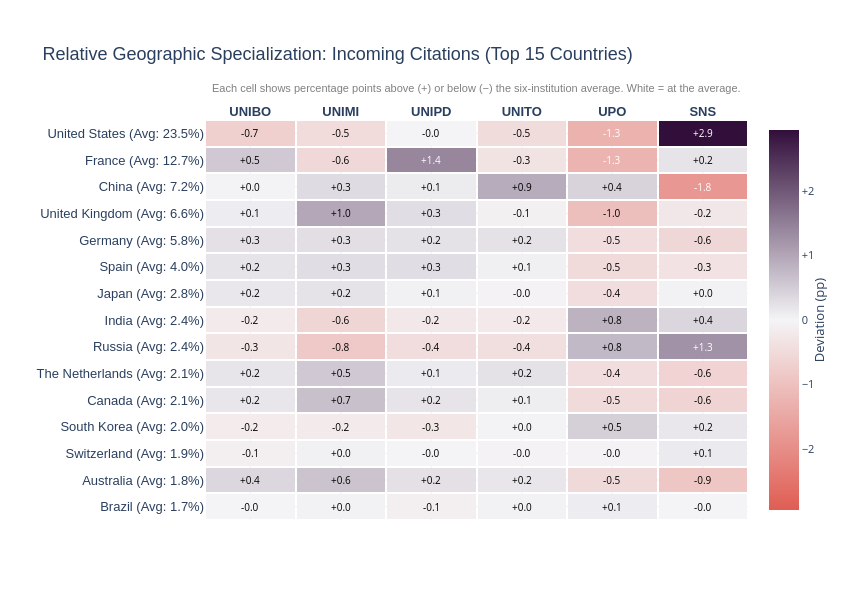
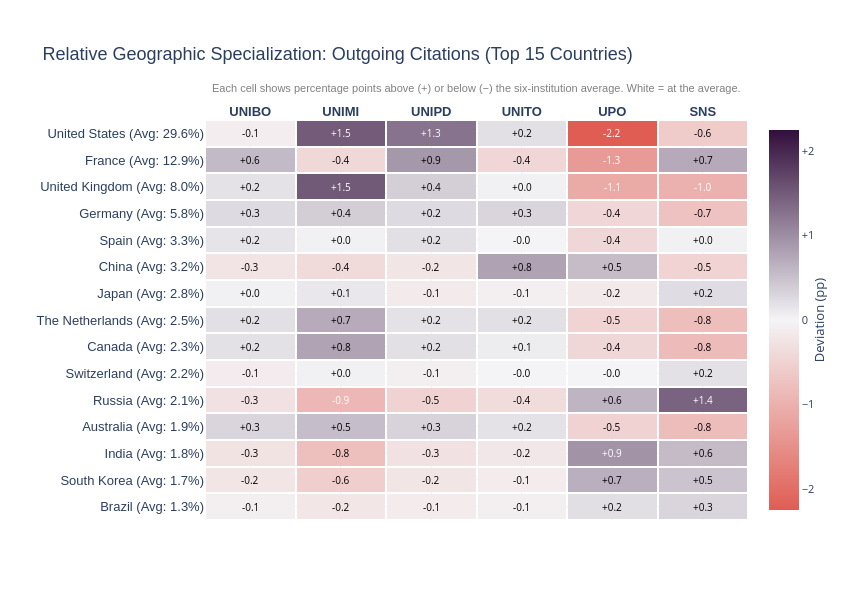

The cell these charts' notebook holds for them, in order:
### Markdown cell above
### 2c. Cross-Institutional Comparison - Relative Specialization Heatmaps

As stated before, the stacked bar charts confirm broad integration into global networks, but they mask the institution-specific specializations that differentiate the research profiles of the six Italian institutions.

Moving beyond raw volume, we compare all six institutions using a Relative Specialization Heatmap. By calculating each institution's deviation from the group mean (in percentage points), we mathematically subtract the macro-level dominance of the US/EU core.

The resulting color matrix isolates unique institutional "fingerprints" - showing exactly where a specific university over-indexes (dark purple) or under-indexes (dark gold) geographically compared to its Italian peers.

### Code cell
def plot_heatmap(direction, title, top_n=15):
    all_data = []

    for inst in INSTITUTIONS:
        # Use the shared loader with cleaning pipeline
        df = load_country_data(inst, direction)
        df = df[df["country_code"] != "IT"]
        all_data.append(df)

    combined_df = pd.concat(all_data, ignore_index=True)

    # Calculate true proportions before filtering countries
    totals = combined_df.groupby("institution")["count"].transform("sum")
    combined_df["Proportion"] = (combined_df["count"] / totals) * 100

    # Identify Top N countries overall
    top_countries = (combined_df.groupby("country_name")["count"]
                     .sum()
                     .nlargest(top_n)
                     .index)

    # Filter data and pivot
    heatmap_df = combined_df[combined_df["country_name"].isin(top_countries)].copy()
    pivot_df = (heatmap_df.pivot(index="country_name", columns="institution", values="Proportion")
                .fillna(0))
    pivot_df = pivot_df[INSTITUTIONS]

    # Calculate Average and Deviation
    pivot_df["Average"] = pivot_df.mean(axis=1)
    deviation_df = pivot_df[INSTITUTIONS].sub(pivot_df["Average"], axis=0)

    deviation_df["Average"] = pivot_df["Average"]
    deviation_df = deviation_df.sort_values(by="Average", ascending=True)

    averages = deviation_df["Average"].values
    countries = deviation_df.index.tolist()

    y_labels_with_avg = [f"{country} (Avg: {avg:.1f}%)"
                         for country, avg in zip(countries, averages)]

    true_proportions = deviation_df[INSTITUTIONS].values + averages[:, None]

    deviation_df = deviation_df.drop(columns=["Average"])

    # --- EXPORT DATA FOR THE WEBSITE ---
    export_data = {
        "title": title,
        "categoriesX": list(deviation_df.columns),
        "categoriesY": y_labels_with_avg,
        "deviations": deviation_df.values.tolist(),
        "trueProportions": true_proportions.tolist(),
        "countries": countries
    }
    
    # Create the directory if it doesn't exist
    out_dir = "../../website/assets/visualizations/heatmap"
    os.makedirs(out_dir, exist_ok=True)
    
    # Save a separate file for incoming and outgoing
    with open(f"{out_dir}/heatmap_{direction}.json", "w") as f:
        json.dump(export_data, f, indent=4)
    # -----------------------------------------------------

    custom_colorscale = [
        [0.0, "#E05D53"],  # Under-indexing
        [0.5, "#F4F4F6"],  # Average
        [1.0, "#320E3B"]   # Over-indexing
    ]

    vmax = np.abs(deviation_df.values).max()

    fig = go.Figure(data=go.Heatmap(
        z=np.round(deviation_df.values, 2),  
        x=deviation_df.columns,
        y=y_labels_with_avg,
        customdata=true_proportions[..., np.newaxis],
        colorscale=custom_colorscale,
        zmin=-vmax,
        zmax=vmax,
        zmid=0,
        hovertemplate=(
            "<b>Institution:</b> %{x}<br>" +
            "<b>Country:</b> %{y}<br>" +
            "<b>Deviation from Avg:</b> %{z:+.1f} pp<br>" +
            "<b>True Proportion:</b> %{customdata[0]:.1f}%<br>" +
            "<extra></extra>"
        ),
        colorbar=dict(
            title="Deviation (pp)",
            title_side="right",
            tickvals=[-2, -1, 0, 1, 2],
            ticktext=["−2", "−1", "0", "+1", "+2"],
            tickfont=dict(size=11)
            ),
        xgap=2,
        ygap=2
    ))

    fig.update_layout(
        title=dict(text=title, font=dict(size=18, family="Arial, sans-serif")),
        template="plotly_white",
        xaxis=dict(title="", tickfont=dict(size=13, weight="bold", family="Arial, sans-serif"), side="top", tickangle=0),
        yaxis=dict(title="", tickfont=dict(size=13, family="Arial, sans-serif"), ticklabelposition="outside right"),
        width=850,
        height=600,
        margin=dict(t=120, l=180)
    )

    annotations = []
    for i, row in enumerate(deviation_df.values):
        for j, val in enumerate(row):
            text_color = "white" if abs(val) > (vmax * 0.4) else "black"
            annotations.append(dict(
                x=deviation_df.columns[j],
                y=y_labels_with_avg[i],
                text=f"{val:+.1f}",
                font=dict(color=text_color, size=10),
                showarrow=False
            ))

    # Add subtitle explaining how to read the chart
    annotations.append(dict(
        x=0.5,
        y=1.06,
        xref="paper",
        yref="paper",
        text="Each cell shows percentage points above (+) or below (−) the six-institution average. White = at the average.",
        showarrow=False,
        font=dict(size=11, color="gray", family="Arial, sans-serif"),
        xanchor="center",
        yanchor="bottom"
    ))

    fig.update_layout(annotations=annotations)
    fig.show() 


# incoming
plot_heatmap(
    direction="incoming",
    title="Relative Geographic Specialization: Incoming Citations (Top 15 Countries)"
)

# outgoing
plot_heatmap(
    direction="outgoing",
    title="Relative Geographic Specialization: Outgoing Citations (Top 15 Countries)"
)

### Figure 1 — Plotly figure (JSON) as saved in the notebook; plotly's stock layout.template omitted (floating-point values rounded to 4 significant figures)
{"data": [{"colorbar": {"tickfont": {"size": 11}, "ticktext": ["−2", "−1", "0", "+1", "+2"], "tickvals": [-2, -1, 0, 1, 2], "title": {"side": "right", "text": "Deviation (pp)"}}, "colorscale": [[0, "#E05D53"], [0.5, "#F4F4F6"], [1, "#320E3B"]], "customdata": [[1.683, 1.738, 1.587, 1.732, 1.808, 1.69], [2.214, 2.469, 2.092, 2.021, 1.311, 0.9604], [1.797, 1.933, 1.86, 1.847, 1.855, 2.01], [1.844, 1.83, 1.747, 2.031, 2.496, 2.194], [2.264, 2.75, 2.276, 2.175, 1.568, 1.453], [2.275, 2.63, 2.214, 2.309, 1.635, 1.434], [2.05, 1.514, 1.908, 1.928, 3.119, 3.61], [2.179, 1.772, 2.145, 2.161, 3.221, 2.748], [2.978, 3.029, 2.859, 2.769, 2.367, 2.839], [4.227, 4.301, 4.301, 4.074, 3.517, 3.664], [6.029, 6.055, 6.016, 6.02, 5.326, 5.22], [6.651, 7.531, 6.84, 6.476, 5.518, 6.309], [7.255, 7.562, 7.369, 8.166, 7.677, 5.439], [13.24, 12.14, 14.1, 12.36, 11.44, 12.89], [22.76, 22.99, 23.45, 23.01, 22.18, 26.41]], "hovertemplate": "<b>Institution:</b> %{x}<br><b>Country:</b> %{y}<br><b>Deviation from Avg:</b> %{z:+.1f} pp<br><b>True Proportion:</b> %{customdata[0]:.1f}%<br><extra></extra>", "type": "heatmap", "x": ["UNIBO", "UNIMI", "UNIPD", "UNITO", "UPO", "SNS"], "xgap": 2, "y": ["Brazil (Avg: 1.7%)", "Australia (Avg: 1.8%)", "Switzerland (Avg: 1.9%)", "South Korea (Avg: 2.0%)", "Canada (Avg: 2.1%)", "The Netherlands (Avg: 2.1%)", "Russia (Avg: 2.4%)", "India (Avg: 2.4%)", "Japan (Avg: 2.8%)", "Spain (Avg: 4.0%)", "Germany (Avg: 5.8%)", "United Kingdom (Avg: 6.6%)", "China (Avg: 7.2%)", "France (Avg: 12.7%)", "United States (Avg: 23.5%)"], "ygap": 2, "z": [[-0.02, 0.03, -0.12, 0.03, 0.1, -0.02], [0.37, 0.62, 0.25, 0.18, -0.53, -0.88], [-0.09, 0.05, -0.02, -0.04, -0.03, 0.13], [-0.18, -0.19, -0.28, 0.01, 0.47, 0.17], [0.18, 0.67, 0.2, 0.09, -0.51, -0.63], [0.19, 0.55, 0.13, 0.23, -0.45, -0.65], [-0.3, -0.84, -0.45, -0.43, 0.76, 1.25], [-0.19, -0.6, -0.23, -0.21, 0.85, 0.38], [0.17, 0.22, 0.05, -0.04, -0.44, 0.03], [0.21, 0.29, 0.29, 0.06, -0.5, -0.35], [0.25, 0.28, 0.24, 0.24, -0.45, -0.56], [0.1, 0.98, 0.29, -0.08, -1.04, -0.25], [0.01, 0.32, 0.12, 0.92, 0.43, -1.81], [0.55, -0.55, 1.4, -0.34, -1.25, 0.2], [-0.7, -0.48, -0.02, -0.46, -1.29, 2.94]], "zmax": 2.94, "zmid": 0, "zmin": -2.94}], "layout": {"annotations": [{"font": {"color": "black", "size": 10}, "showarrow": false, "text": "-0.0", "x": "UNIBO", "y": "Brazil (Avg: 1.7%)"}, {"font": {"color": "black", "size": 10}, "showarrow": false, "text": "+0.0", "x": "UNIMI", "y": "Brazil (Avg: 1.7%)"}, {"font": {"color": "black", "size": 10}, "showarrow": false, "text": "-0.1", "x": "UNIPD", "y": "Brazil (Avg: 1.7%)"}, {"font": {"color": "black", "size": 10}, "showarrow": false, "text": "+0.0", "x": "UNITO", "y": "Brazil (Avg: 1.7%)"}, {"font": {"color": "black", "size": 10}, "showarrow": false, "text": "+0.1", "x": "UPO", "y": "Brazil (Avg: 1.7%)"}, {"font": {"color": "black", "size": 10}, "showarrow": false, "text": "-0.0", "x": "SNS", "y": "Brazil (Avg: 1.7%)"}, {"font": {"color": "black", "size": 10}, "showarrow": false, "text": "+0.4", "x": "UNIBO", "y": "Australia (Avg: 1.8%)"}, {"font": {"color": "black", "size": 10}, "showarrow": false, "text": "+0.6", "x": "UNIMI", "y": "Australia (Avg: 1.8%)"}, {"font": {"color": "black", "size": 10}, "showarrow": false, "text": "+0.2", "x": "UNIPD", "y": "Australia (Avg: 1.8%)"}, {"font": {"color": "black", "size": 10}, "showarrow": false, "text": "+0.2", "x": "UNITO", "y": "Australia (Avg: 1.8%)"}, {"font": {"color": "black", "size": 10}, "showarrow": false, "text": "-0.5", "x": "UPO", "y": "Australia (Avg: 1.8%)"}, {"font": {"color": "black", "size": 10}, "showarrow": false, "text": "-0.9", "x": "SNS", "y": "Australia (Avg: 1.8%)"}, {"font": {"color": "black", "size": 10}, "showarrow": false, "text": "-0.1", "x": "UNIBO", "y": "Switzerland (Avg: 1.9%)"}, {"font": {"color": "black", "size": 10}, "showarrow": false, "text": "+0.0", "x": "UNIMI", "y": "Switzerland (Avg: 1.9%)"}, {"font": {"color": "black", "size": 10}, "showarrow": false, "text": "-0.0", "x": "UNIPD", "y": "Switzerland (Avg: 1.9%)"}, {"font": {"color": "black", "size": 10}, "showarrow": false, "text": "-0.0", "x": "UNITO", "y": "Switzerland (Avg: 1.9%)"}, {"font": {"color": "black", "size": 10}, "showarrow": false, "text": "-0.0", "x": "UPO", "y": "Switzerland (Avg: 1.9%)"}, {"font": {"color": "black", "size": 10}, "showarrow": false, "text": "+0.1", "x": "SNS", "y": "Switzerland (Avg: 1.9%)"}, {"font": {"color": "black", "size": 10}, "showarrow": false, "text": "-0.2", "x": "UNIBO", "y": "South Korea (Avg: 2.0%)"}, {"font": {"color": "black", "size": 10}, "showarrow": false, "text": "-0.2", "x": "UNIMI", "y": "South Korea (Avg: 2.0%)"}, {"font": {"color": "black", "size": 10}, "showarrow": false, "text": "-0.3", "x": "UNIPD", "y": "South Korea (Avg: 2.0%)"}, {"font": {"color": "black", "size": 10}, "showarrow": false, "text": "+0.0", "x": "UNITO", "y": "South Korea (Avg: 2.0%)"}, {"font": {"color": "black", "size": 10}, "showarrow": false, "text": "+0.5", "x": "UPO", "y": "South Korea (Avg: 2.0%)"}, {"font": {"color": "black", "size": 10}, "showarrow": false, "text": "+0.2", "x": "SNS", "y": "South Korea (Avg: 2.0%)"}, {"font": {"color": "black", "size": 10}, "showarrow": false, "text": "+0.2", "x": "UNIBO", "y": "Canada (Avg: 2.1%)"}, {"font": {"color": "black", "size": 10}, "showarrow": false, "text": "+0.7", "x": "UNIMI", "y": "Canada (Avg: 2.1%)"}, {"font": {"color": "black", "size": 10}, "showarrow": false, "text": "+0.2", "x": "UNIPD", "y": "Canada (Avg: 2.1%)"}, {"font": {"color": "black", "size": 10}, "showarrow": false, "text": "+0.1", "x": "UNITO", "y": "Canada (Avg: 2.1%)"}, {"font": {"color": "black", "size": 10}, "showarrow": false, "text": "-0.5", "x": "UPO", "y": "Canada (Avg: 2.1%)"}, {"font": {"color": "black", "size": 10}, "showarrow": false, "text": "-0.6", "x": "SNS", "y": "Canada (Avg: 2.1%)"}, {"font": {"color": "black", "size": 10}, "showarrow": false, "text": "+0.2", "x": "UNIBO", "y": "The Netherlands (Avg: 2.1%)"}, {"font": {"color": "black", "size": 10}, "showarrow": false, "text": "+0.5", "x": "UNIMI", "y": "The Netherlands (Avg: 2.1%)"}, {"font": {"color": "black", "size": 10}, "showarrow": false, "text": "+0.1", "x": "UNIPD", "y": "The Netherlands (Avg: 2.1%)"}, {"font": {"color": "black", "size": 10}, "showarrow": false, "text": "+0.2", "x": "UNITO", "y": "The Netherlands (Avg: 2.1%)"}, {"font": {"color": "black", "size": 10}, "showarrow": false, "text": "-0.4", "x": "UPO", "y": "The Netherlands (Avg: 2.1%)"}, {"font": {"color": "black", "size": 10}, "showarrow": false, "text": "-0.6", "x": "SNS", "y": "The Netherlands (Avg: 2.1%)"}, {"font": {"color": "black", "size": 10}, "showarrow": false, "text": "-0.3", "x": "UNIBO", "y": "Russia (Avg: 2.4%)"}, {"font": {"color": "black", "size": 10}, "showarrow": false, "text": "-0.8", "x": "UNIMI", "y": "Russia (Avg: 2.4%)"}, {"font": {"color": "black", "size": 10}, "showarrow": false, "text": "-0.4", "x": "UNIPD", "y": "Russia (Avg: 2.4%)"}, {"font": {"color": "black", "size": 10}, "showarrow": false, "text": "-0.4", "x": "UNITO", "y": "Russia (Avg: 2.4%)"}, {"font": {"color": "black", "size": 10}, "showarrow": false, "text": "+0.8", "x": "UPO", "y": "Russia (Avg: 2.4%)"}, {"font": {"color": "white", "size": 10}, "showarrow": false, "text": "+1.3", "x": "SNS", "y": "Russia (Avg: 2.4%)"}, {"font": {"color": "black", "size": 10}, "showarrow": false, "text": "-0.2", "x": "UNIBO", "y": "India (Avg: 2.4%)"}, {"font": {"color": "black", "size": 10}, "showarrow": false, "text": "-0.6", "x": "UNIMI", "y": "India (Avg: 2.4%)"}, {"font": {"color": "black", "size": 10}, "showarrow": false, "text": "-0.2", "x": "UNIPD", "y": "India (Avg: 2.4%)"}, {"font": {"color": "black", "size": 10}, "showarrow": false, "text": "-0.2", "x": "UNITO", "y": "India (Avg: 2.4%)"}, {"font": {"color": "black", "size": 10}, "showarrow": false, "text": "+0.8", "x": "UPO", "y": "India (Avg: 2.4%)"}, {"font": {"color": "black", "size": 10}, "showarrow": false, "text": "+0.4", "x": "SNS", "y": "India (Avg: 2.4%)"}, {"font": {"color": "black", "size": 10}, "showarrow": false, "text": "+0.2", "x": "UNIBO", "y": "Japan (Avg: 2.8%)"}, {"font": {"color": "black", "size": 10}, "showarrow": false, "text": "+0.2", "x": "UNIMI", "y": "Japan (Avg: 2.8%)"}, {"font": {"color": "black", "size": 10}, "showarrow": false, "text": "+0.1", "x": "UNIPD", "y": "Japan (Avg: 2.8%)"}, {"font": {"color": "black", "size": 10}, "showarrow": false, "text": "-0.0", "x": "UNITO", "y": "Japan (Avg: 2.8%)"}, {"font": {"color": "black", "size": 10}, "showarrow": false, "text": "-0.4", "x": "UPO", "y": "Japan (Avg: 2.8%)"}, {"font": {"color": "black", "size": 10}, "showarrow": false, "text": "+0.0", "x": "SNS", "y": "Japan (Avg: 2.8%)"}, {"font": {"color": "black", "size": 10}, "showarrow": false, "text": "+0.2", "x": "UNIBO", "y": "Spain (Avg: 4.0%)"}, {"font": {"color": "black", "size": 10}, "showarrow": false, "text": "+0.3", "x": "UNIMI", "y": "Spain (Avg: 4.0%)"}, {"font": {"color": "black", "size": 10}, "showarrow": false, "text": "+0.3", "x": "UNIPD", "y": "Spain (Avg: 4.0%)"}, {"font": {"color": "black", "size": 10}, "showarrow": false, "text": "+0.1", "x": "UNITO", "y": "Spain (Avg: 4.0%)"}, {"font": {"color": "black", "size": 10}, "showarrow": false, "text": "-0.5", "x": "UPO", "y": "Spain (Avg: 4.0%)"}, {"font": {"color": "black", "size": 10}, "showarrow": false, "text": "-0.3", "x": "SNS", "y": "Spain (Avg: 4.0%)"}, {"font": {"color": "black", "size": 10}, "showarrow": false, "text": "+0.3", "x": "UNIBO", "y": "Germany (Avg: 5.8%)"}, {"font": {"color": "black", "size": 10}, "showarrow": false, "text": "+0.3", "x": "UNIMI", "y": "Germany (Avg: 5.8%)"}, {"font": {"color": "black", "size": 10}, "showarrow": false, "text": "+0.2", "x": "UNIPD", "y": "Germany (Avg: 5.8%)"}, {"font": {"color": "black", "size": 10}, "showarrow": false, "text": "+0.2", "x": "UNITO", "y": "Germany (Avg: 5.8%)"}, {"font": {"color": "black", "size": 10}, "showarrow": false, "text": "-0.5", "x": "UPO", "y": "Germany (Avg: 5.8%)"}, {"font": {"color": "black", "size": 10}, "showarrow": false, "text": "-0.6", "x": "SNS", "y": "Germany (Avg: 5.8%)"}, {"font": {"color": "black", "size": 10}, "showarrow": false, "text": "+0.1", "x": "UNIBO", "y": "United Kingdom (Avg: 6.6%)"}, {"font": {"color": "black", "size": 10}, "showarrow": false, "text": "+1.0", "x": "UNIMI", "y": "United Kingdom (Avg: 6.6%)"}, {"font": {"color": "black", "size": 10}, "showarrow": false, "text": "+0.3", "x": "UNIPD", "y": "United Kingdom (Avg: 6.6%)"}, {"font": {"color": "black", "size": 10}, "showarrow": false, "text": "-0.1", "x": "UNITO", "y": "United Kingdom (Avg: 6.6%)"}, {"font": {"color": "black", "size": 10}, "showarrow": false, "text": "-1.0", "x": "UPO", "y": "United Kingdom (Avg: 6.6%)"}, {"font": {"color": "black", "size": 10}, "showarrow": false, "text": "-0.2", "x": "SNS", "y": "United Kingdom (Avg: 6.6%)"}, {"font": {"color": "black", "size": 10}, "showarrow": false, "text": "+0.0", "x": "UNIBO", "y": "China (Avg: 7.2%)"}, {"font": {"color": "black", "size": 10}, "showarrow": false, "text": "+0.3", "x": "UNIMI", "y": "China (Avg: 7.2%)"}, {"font": {"color": "black", "size": 10}, "showarrow": false, "text": "+0.1", "x": "UNIPD", "y": "China (Avg: 7.2%)"}, {"font": {"color": "black", "size": 10}, "showarrow": false, "text": "+0.9", "x": "UNITO", "y": "China (Avg: 7.2%)"}, {"font": {"color": "black", "size": 10}, "showarrow": false, "text": "+0.4", "x": "UPO", "y": "China (Avg: 7.2%)"}, {"font": {"color": "white", "size": 10}, "showarrow": false, "text": "-1.8", "x": "SNS", "y": "China (Avg: 7.2%)"}, {"font": {"color": "black", "size": 10}, "showarrow": false, "text": "+0.5", "x": "UNIBO", "y": "France (Avg: 12.7%)"}, {"font": {"color": "black", "size": 10}, "showarrow": false, "text": "-0.6", "x": "UNIMI", "y": "France (Avg: 12.7%)"}, {"font": {"color": "white", "size": 10}, "showarrow": false, "text": "+1.4", "x": "UNIPD", "y": "France (Avg: 12.7%)"}, {"font": {"color": "black", "size": 10}, "showarrow": false, "text": "-0.3", "x": "UNITO", "y": "France (Avg: 12.7%)"}, {"font": {"color": "white", "size": 10}, "showarrow": false, "text": "-1.3", "x": "UPO", "y": "France (Avg: 12.7%)"}, {"font": {"color": "black", "size": 10}, "showarrow": false, "text": "+0.2", "x": "SNS", "y": "France (Avg: 12.7%)"}, {"font": {"color": "black", "size": 10}, "showarrow": false, "text": "-0.7", "x": "UNIBO", "y": "United States (Avg: 23.5%)"}, {"font": {"color": "black", "size": 10}, "showarrow": false, "text": "-0.5", "x": "UNIMI", "y": "United States (Avg: 23.5%)"}, {"font": {"color": "black", "size": 10}, "showarrow": false, "text": "-0.0", "x": "UNIPD", "y": "United States (Avg: 23.5%)"}, {"font": {"color": "black", "size": 10}, "showarrow": false, "text": "-0.5", "x": "UNITO", "y": "United States (Avg: 23.5%)"}, {"font": {"color": "white", "size": 10}, "showarrow": false, "text": "-1.3", "x": "UPO", "y": "United States (Avg: 23.5%)"}, {"font": {"color": "white", "size": 10}, "showarrow": false, "text": "+2.9", "x": "SNS", "y": "United States (Avg: 23.5%)"}, {"font": {"color": "gray", "family": "Arial, sans-serif", "size": 11}, "showarrow": false, "text": "Each cell shows percentage points above (+) or below (−) the six-institution average. White = at the average.", "x": 0.5, "xanchor": "center", "xref": "paper", "y": 1.06, "yanchor": "bottom", "yref": "paper"}], "height": 600, "margin": {"l": 180, "t": 120}, "title": {"font": {"family": "Arial, sans-serif", "size": 18}, "text": "Relative Geographic Specialization: Incoming Citations (Top 15 Countries)"}, "width": 850, "xaxis": {"side": "top", "tickangle": 0, "tickfont": {"family": "Arial, sans-serif", "size": 13, "weight": "bold"}, "title": {"text": ""}}, "yaxis": {"tickfont": {"family": "Arial, sans-serif", "size": 13}, "ticklabelposition": "outside right", "title": {"text": ""}}}}

### Figure 2 — Plotly figure (JSON) as saved in the notebook; plotly's stock layout.template omitted (floating-point values rounded to 4 significant figures)
{"data": [{"colorbar": {"tickfont": {"size": 11}, "ticktext": ["−2", "−1", "0", "+1", "+2"], "tickvals": [-2, -1, 0, 1, 2], "title": {"side": "right", "text": "Deviation (pp)"}}, "colorscale": [[0, "#E05D53"], [0.5, "#F4F4F6"], [1, "#320E3B"]], "customdata": [[1.226, 1.096, 1.162, 1.223, 1.522, 1.606], [1.429, 1.099, 1.434, 1.519, 2.326, 2.132], [1.522, 1.002, 1.501, 1.59, 2.73, 2.345], [2.226, 2.463, 2.241, 2.103, 1.419, 1.101], [1.86, 1.228, 1.638, 1.775, 2.761, 3.554], [2.033, 2.195, 2.092, 2.152, 2.136, 2.349], [2.527, 3.132, 2.533, 2.421, 1.905, 1.509], [2.656, 3.172, 2.644, 2.661, 1.97, 1.657], [2.797, 2.894, 2.619, 2.69, 2.597, 2.998], [2.918, 2.788, 2.942, 3.973, 3.718, 2.681], [3.49, 3.358, 3.541, 3.324, 2.901, 3.371], [6.069, 6.194, 6.064, 6.119, 5.375, 5.081], [8.17, 9.506, 8.354, 8.021, 6.884, 6.989], [13.42, 12.43, 13.75, 12.41, 11.52, 13.58], [29.53, 31.13, 30.89, 29.84, 27.38, 29.01]], "hovertemplate": "<b>Institution:</b> %{x}<br><b>Country:</b> %{y}<br><b>Deviation from Avg:</b> %{z:+.1f} pp<br><b>True Proportion:</b> %{customdata[0]:.1f}%<br><extra></extra>", "type": "heatmap", "x": ["UNIBO", "UNIMI", "UNIPD", "UNITO", "UPO", "SNS"], "xgap": 2, "y": ["Brazil (Avg: 1.3%)", "South Korea (Avg: 1.7%)", "India (Avg: 1.8%)", "Australia (Avg: 1.9%)", "Russia (Avg: 2.1%)", "Switzerland (Avg: 2.2%)", "Canada (Avg: 2.3%)", "The Netherlands (Avg: 2.5%)", "Japan (Avg: 2.8%)", "China (Avg: 3.2%)", "Spain (Avg: 3.3%)", "Germany (Avg: 5.8%)", "United Kingdom (Avg: 8.0%)", "France (Avg: 12.9%)", "United States (Avg: 29.6%)"], "ygap": 2, "z": [[-0.08, -0.21, -0.14, -0.08, 0.22, 0.3], [-0.23, -0.56, -0.22, -0.14, 0.67, 0.48], [-0.26, -0.78, -0.28, -0.19, 0.95, 0.56], [0.3, 0.54, 0.32, 0.18, -0.51, -0.82], [-0.28, -0.91, -0.5, -0.36, 0.62, 1.42], [-0.13, 0.04, -0.07, -0.01, -0.02, 0.19], [0.19, 0.79, 0.2, 0.08, -0.43, -0.83], [0.2, 0.71, 0.18, 0.2, -0.49, -0.8], [0.03, 0.13, -0.15, -0.08, -0.17, 0.23], [-0.25, -0.38, -0.23, 0.8, 0.55, -0.49], [0.16, 0.03, 0.21, -0.01, -0.43, 0.04], [0.25, 0.38, 0.25, 0.3, -0.44, -0.74], [0.18, 1.52, 0.37, 0.03, -1.1, -1.0], [0.57, -0.42, 0.9, -0.44, -1.33, 0.72], [-0.1, 1.5, 1.26, 0.21, -2.25, -0.61]], "zmax": 2.249, "zmid": 0, "zmin": -2.249}], "layout": {"annotations": [{"font": {"color": "black", "size": 10}, "showarrow": false, "text": "-0.1", "x": "UNIBO", "y": "Brazil (Avg: 1.3%)"}, {"font": {"color": "black", "size": 10}, "showarrow": false, "text": "-0.2", "x": "UNIMI", "y": "Brazil (Avg: 1.3%)"}, {"font": {"color": "black", "size": 10}, "showarrow": false, "text": "-0.1", "x": "UNIPD", "y": "Brazil (Avg: 1.3%)"}, {"font": {"color": "black", "size": 10}, "showarrow": false, "text": "-0.1", "x": "UNITO", "y": "Brazil (Avg: 1.3%)"}, {"font": {"color": "black", "size": 10}, "showarrow": false, "text": "+0.2", "x": "UPO", "y": "Brazil (Avg: 1.3%)"}, {"font": {"color": "black", "size": 10}, "showarrow": false, "text": "+0.3", "x": "SNS", "y": "Brazil (Avg: 1.3%)"}, {"font": {"color": "black", "size": 10}, "showarrow": false, "text": "-0.2", "x": "UNIBO", "y": "South Korea (Avg: 1.7%)"}, {"font": {"color": "black", "size": 10}, "showarrow": false, "text": "-0.6", "x": "UNIMI", "y": "South Korea (Avg: 1.7%)"}, {"font": {"color": "black", "size": 10}, "showarrow": false, "text": "-0.2", "x": "UNIPD", "y": "South Korea (Avg: 1.7%)"}, {"font": {"color": "black", "size": 10}, "showarrow": false, "text": "-0.1", "x": "UNITO", "y": "South Korea (Avg: 1.7%)"}, {"font": {"color": "black", "size": 10}, "showarrow": false, "text": "+0.7", "x": "UPO", "y": "South Korea (Avg: 1.7%)"}, {"font": {"color": "black", "size": 10}, "showarrow": false, "text": "+0.5", "x": "SNS", "y": "South Korea (Avg: 1.7%)"}, {"font": {"color": "black", "size": 10}, "showarrow": false, "text": "-0.3", "x": "UNIBO", "y": "India (Avg: 1.8%)"}, {"font": {"color": "black", "size": 10}, "showarrow": false, "text": "-0.8", "x": "UNIMI", "y": "India (Avg: 1.8%)"}, {"font": {"color": "black", "size": 10}, "showarrow": false, "text": "-0.3", "x": "UNIPD", "y": "India (Avg: 1.8%)"}, {"font": {"color": "black", "size": 10}, "showarrow": false, "text": "-0.2", "x": "UNITO", "y": "India (Avg: 1.8%)"}, {"font": {"color": "white", "size": 10}, "showarrow": false, "text": "+0.9", "x": "UPO", "y": "India (Avg: 1.8%)"}, {"font": {"color": "black", "size": 10}, "showarrow": false, "text": "+0.6", "x": "SNS", "y": "India (Avg: 1.8%)"}, {"font": {"color": "black", "size": 10}, "showarrow": false, "text": "+0.3", "x": "UNIBO", "y": "Australia (Avg: 1.9%)"}, {"font": {"color": "black", "size": 10}, "showarrow": false, "text": "+0.5", "x": "UNIMI", "y": "Australia (Avg: 1.9%)"}, {"font": {"color": "black", "size": 10}, "showarrow": false, "text": "+0.3", "x": "UNIPD", "y": "Australia (Avg: 1.9%)"}, {"font": {"color": "black", "size": 10}, "showarrow": false, "text": "+0.2", "x": "UNITO", "y": "Australia (Avg: 1.9%)"}, {"font": {"color": "black", "size": 10}, "showarrow": false, "text": "-0.5", "x": "UPO", "y": "Australia (Avg: 1.9%)"}, {"font": {"color": "black", "size": 10}, "showarrow": false, "text": "-0.8", "x": "SNS", "y": "Australia (Avg: 1.9%)"}, {"font": {"color": "black", "size": 10}, "showarrow": false, "text": "-0.3", "x": "UNIBO", "y": "Russia (Avg: 2.1%)"}, {"font": {"color": "white", "size": 10}, "showarrow": false, "text": "-0.9", "x": "UNIMI", "y": "Russia (Avg: 2.1%)"}, {"font": {"color": "black", "size": 10}, "showarrow": false, "text": "-0.5", "x": "UNIPD", "y": "Russia (Avg: 2.1%)"}, {"font": {"color": "black", "size": 10}, "showarrow": false, "text": "-0.4", "x": "UNITO", "y": "Russia (Avg: 2.1%)"}, {"font": {"color": "black", "size": 10}, "showarrow": false, "text": "+0.6", "x": "UPO", "y": "Russia (Avg: 2.1%)"}, {"font": {"color": "white", "size": 10}, "showarrow": false, "text": "+1.4", "x": "SNS", "y": "Russia (Avg: 2.1%)"}, {"font": {"color": "black", "size": 10}, "showarrow": false, "text": "-0.1", "x": "UNIBO", "y": "Switzerland (Avg: 2.2%)"}, {"font": {"color": "black", "size": 10}, "showarrow": false, "text": "+0.0", "x": "UNIMI", "y": "Switzerland (Avg: 2.2%)"}, {"font": {"color": "black", "size": 10}, "showarrow": false, "text": "-0.1", "x": "UNIPD", "y": "Switzerland (Avg: 2.2%)"}, {"font": {"color": "black", "size": 10}, "showarrow": false, "text": "-0.0", "x": "UNITO", "y": "Switzerland (Avg: 2.2%)"}, {"font": {"color": "black", "size": 10}, "showarrow": false, "text": "-0.0", "x": "UPO", "y": "Switzerland (Avg: 2.2%)"}, {"font": {"color": "black", "size": 10}, "showarrow": false, "text": "+0.2", "x": "SNS", "y": "Switzerland (Avg: 2.2%)"}, {"font": {"color": "black", "size": 10}, "showarrow": false, "text": "+0.2", "x": "UNIBO", "y": "Canada (Avg: 2.3%)"}, {"font": {"color": "black", "size": 10}, "showarrow": false, "text": "+0.8", "x": "UNIMI", "y": "Canada (Avg: 2.3%)"}, {"font": {"color": "black", "size": 10}, "showarrow": false, "text": "+0.2", "x": "UNIPD", "y": "Canada (Avg: 2.3%)"}, {"font": {"color": "black", "size": 10}, "showarrow": false, "text": "+0.1", "x": "UNITO", "y": "Canada (Avg: 2.3%)"}, {"font": {"color": "black", "size": 10}, "showarrow": false, "text": "-0.4", "x": "UPO", "y": "Canada (Avg: 2.3%)"}, {"font": {"color": "black", "size": 10}, "showarrow": false, "text": "-0.8", "x": "SNS", "y": "Canada (Avg: 2.3%)"}, {"font": {"color": "black", "size": 10}, "showarrow": false, "text": "+0.2", "x": "UNIBO", "y": "The Netherlands (Avg: 2.5%)"}, {"font": {"color": "black", "size": 10}, "showarrow": false, "text": "+0.7", "x": "UNIMI", "y": "The Netherlands (Avg: 2.5%)"}, {"font": {"color": "black", "size": 10}, "showarrow": false, "text": "+0.2", "x": "UNIPD", "y": "The Netherlands (Avg: 2.5%)"}, {"font": {"color": "black", "size": 10}, "showarrow": false, "text": "+0.2", "x": "UNITO", "y": "The Netherlands (Avg: 2.5%)"}, {"font": {"color": "black", "size": 10}, "showarrow": false, "text": "-0.5", "x": "UPO", "y": "The Netherlands (Avg: 2.5%)"}, {"font": {"color": "black", "size": 10}, "showarrow": false, "text": "-0.8", "x": "SNS", "y": "The Netherlands (Avg: 2.5%)"}, {"font": {"color": "black", "size": 10}, "showarrow": false, "text": "+0.0", "x": "UNIBO", "y": "Japan (Avg: 2.8%)"}, {"font": {"color": "black", "size": 10}, "showarrow": false, "text": "+0.1", "x": "UNIMI", "y": "Japan (Avg: 2.8%)"}, {"font": {"color": "black", "size": 10}, "showarrow": false, "text": "-0.1", "x": "UNIPD", "y": "Japan (Avg: 2.8%)"}, {"font": {"color": "black", "size": 10}, "showarrow": false, "text": "-0.1", "x": "UNITO", "y": "Japan (Avg: 2.8%)"}, {"font": {"color": "black", "size": 10}, "showarrow": false, "text": "-0.2", "x": "UPO", "y": "Japan (Avg: 2.8%)"}, {"font": {"color": "black", "size": 10}, "showarrow": false, "text": "+0.2", "x": "SNS", "y": "Japan (Avg: 2.8%)"}, {"font": {"color": "black", "size": 10}, "showarrow": false, "text": "-0.3", "x": "UNIBO", "y": "China (Avg: 3.2%)"}, {"font": {"color": "black", "size": 10}, "showarrow": false, "text": "-0.4", "x": "UNIMI", "y": "China (Avg: 3.2%)"}, {"font": {"color": "black", "size": 10}, "showarrow": false, "text": "-0.2", "x": "UNIPD", "y": "China (Avg: 3.2%)"}, {"font": {"color": "black", "size": 10}, "showarrow": false, "text": "+0.8", "x": "UNITO", "y": "China (Avg: 3.2%)"}, {"font": {"color": "black", "size": 10}, "showarrow": false, "text": "+0.5", "x": "UPO", "y": "China (Avg: 3.2%)"}, {"font": {"color": "black", "size": 10}, "showarrow": false, "text": "-0.5", "x": "SNS", "y": "China (Avg: 3.2%)"}, {"font": {"color": "black", "size": 10}, "showarrow": false, "text": "+0.2", "x": "UNIBO", "y": "Spain (Avg: 3.3%)"}, {"font": {"color": "black", "size": 10}, "showarrow": false, "text": "+0.0", "x": "UNIMI", "y": "Spain (Avg: 3.3%)"}, {"font": {"color": "black", "size": 10}, "showarrow": false, "text": "+0.2", "x": "UNIPD", "y": "Spain (Avg: 3.3%)"}, {"font": {"color": "black", "size": 10}, "showarrow": false, "text": "-0.0", "x": "UNITO", "y": "Spain (Avg: 3.3%)"}, {"font": {"color": "black", "size": 10}, "showarrow": false, "text": "-0.4", "x": "UPO", "y": "Spain (Avg: 3.3%)"}, {"font": {"color": "black", "size": 10}, "showarrow": false, "text": "+0.0", "x": "SNS", "y": "Spain (Avg: 3.3%)"}, {"font": {"color": "black", "size": 10}, "showarrow": false, "text": "+0.3", "x": "UNIBO", "y": "Germany (Avg: 5.8%)"}, {"font": {"color": "black", "size": 10}, "showarrow": false, "text": "+0.4", "x": "UNIMI", "y": "Germany (Avg: 5.8%)"}, {"font": {"color": "black", "size": 10}, "showarrow": false, "text": "+0.2", "x": "UNIPD", "y": "Germany (Avg: 5.8%)"}, {"font": {"color": "black", "size": 10}, "showarrow": false, "text": "+0.3", "x": "UNITO", "y": "Germany (Avg: 5.8%)"}, {"font": {"color": "black", "size": 10}, "showarrow": false, "text": "-0.4", "x": "UPO", "y": "Germany (Avg: 5.8%)"}, {"font": {"color": "black", "size": 10}, "showarrow": false, "text": "-0.7", "x": "SNS", "y": "Germany (Avg: 5.8%)"}, {"font": {"color": "black", "size": 10}, "showarrow": false, "text": "+0.2", "x": "UNIBO", "y": "United Kingdom (Avg: 8.0%)"}, {"font": {"color": "white", "size": 10}, "showarrow": false, "text": "+1.5", "x": "UNIMI", "y": "United Kingdom (Avg: 8.0%)"}, {"font": {"color": "black", "size": 10}, "showarrow": false, "text": "+0.4", "x": "UNIPD", "y": "United Kingdom (Avg: 8.0%)"}, {"font": {"color": "black", "size": 10}, "showarrow": false, "text": "+0.0", "x": "UNITO", "y": "United Kingdom (Avg: 8.0%)"}, {"font": {"color": "white", "size": 10}, "showarrow": false, "text": "-1.1", "x": "UPO", "y": "United Kingdom (Avg: 8.0%)"}, {"font": {"color": "white", "size": 10}, "showarrow": false, "text": "-1.0", "x": "SNS", "y": "United Kingdom (Avg: 8.0%)"}, {"font": {"color": "black", "size": 10}, "showarrow": false, "text": "+0.6", "x": "UNIBO", "y": "France (Avg: 12.9%)"}, {"font": {"color": "black", "size": 10}, "showarrow": false, "text": "-0.4", "x": "UNIMI", "y": "France (Avg: 12.9%)"}, {"font": {"color": "black", "size": 10}, "showarrow": false, "text": "+0.9", "x": "UNIPD", "y": "France (Avg: 12.9%)"}, {"font": {"color": "black", "size": 10}, "showarrow": false, "text": "-0.4", "x": "UNITO", "y": "France (Avg: 12.9%)"}, {"font": {"color": "white", "size": 10}, "showarrow": false, "text": "-1.3", "x": "UPO", "y": "France (Avg: 12.9%)"}, {"font": {"color": "black", "size": 10}, "showarrow": false, "text": "+0.7", "x": "SNS", "y": "France (Avg: 12.9%)"}, {"font": {"color": "black", "size": 10}, "showarrow": false, "text": "-0.1", "x": "UNIBO", "y": "United States (Avg: 29.6%)"}, {"font": {"color": "white", "size": 10}, "showarrow": false, "text": "+1.5", "x": "UNIMI", "y": "United States (Avg: 29.6%)"}, {"font": {"color": "white", "size": 10}, "showarrow": false, "text": "+1.3", "x": "UNIPD", "y": "United States (Avg: 29.6%)"}, {"font": {"color": "black", "size": 10}, "showarrow": false, "text": "+0.2", "x": "UNITO", "y": "United States (Avg: 29.6%)"}, {"font": {"color": "white", "size": 10}, "showarrow": false, "text": "-2.2", "x": "UPO", "y": "United States (Avg: 29.6%)"}, {"font": {"color": "black", "size": 10}, "showarrow": false, "text": "-0.6", "x": "SNS", "y": "United States (Avg: 29.6%)"}, {"font": {"color": "gray", "family": "Arial, sans-serif", "size": 11}, "showarrow": false, "text": "Each cell shows percentage points above (+) or below (−) the six-institution average. White = at the average.", "x": 0.5, "xanchor": "center", "xref": "paper", "y": 1.06, "yanchor": "bottom", "yref": "paper"}], "height": 600, "margin": {"l": 180, "t": 120}, "title": {"font": {"family": "Arial, sans-serif", "size": 18}, "text": "Relative Geographic Specialization: Outgoing Citations (Top 15 Countries)"}, "width": 850, "xaxis": {"side": "top", "tickangle": 0, "tickfont": {"family": "Arial, sans-serif", "size": 13, "weight": "bold"}, "title": {"text": ""}}, "yaxis": {"tickfont": {"family": "Arial, sans-serif", "size": 13}, "ticklabelposition": "outside right", "title": {"text": ""}}}}
